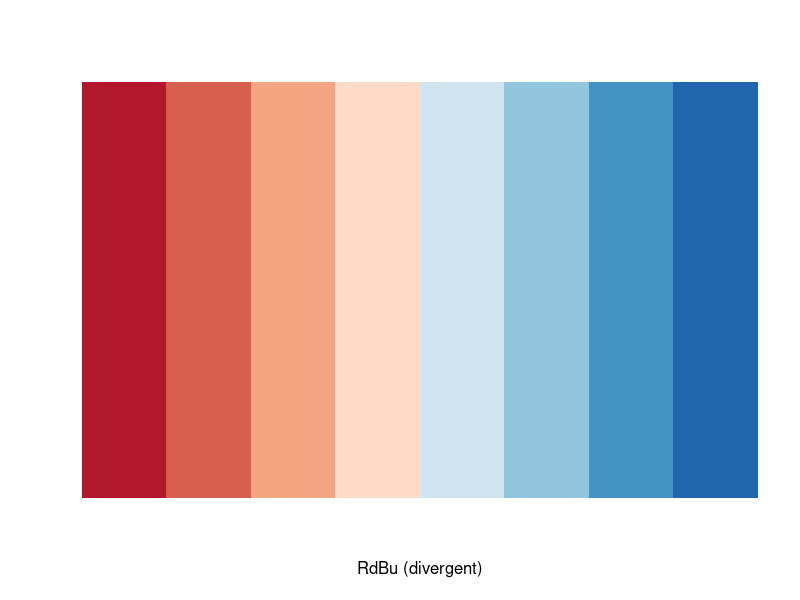
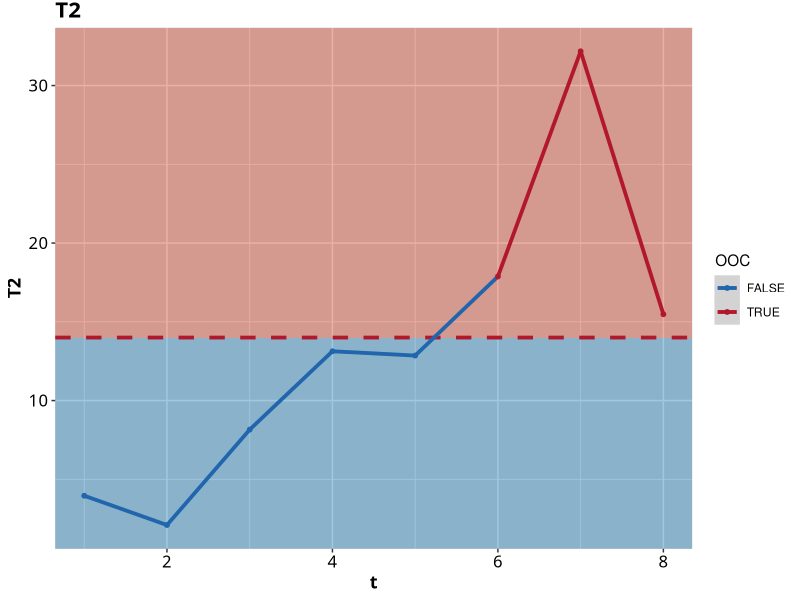
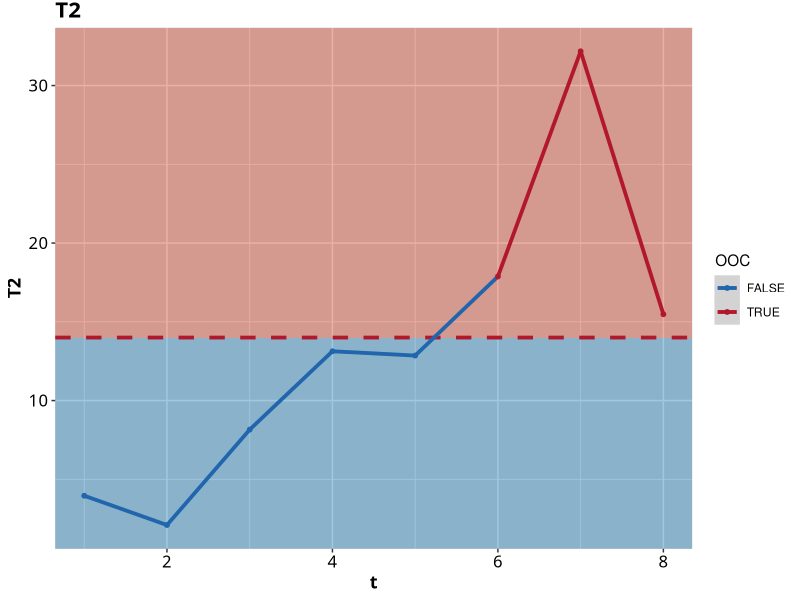

The R script that drew these images, in order:
setwd("~/Masters/Research/Main_Code")


library(ggplot2)
library(readr)
library(tidyr)
library(dplyr)
library(RColorBrewer)

MHWMA_ml_exmpl_data <- read_csv("results/pm/MHWMA_ml_exmpl_data.csv")

theme_main <- function(){ 
  font <- "CenturySch"   #assign font family up front
  
  theme_gray() %+replace%    #replace elements we want to change
    
    theme(
      
      #grid elements
      #panel.grid.major = element_blank(),    #strip major gridlines
      #panel.grid.minor = element_blank(),    #strip minor gridlines
      #axis.ticks = element_blank(),          #strip axis ticks
      
      #since theme_minimal() already strips axis lines, 
      #we don't need to do that again
      
      #text elements
      plot.title = element_text(             #title
        family = font,            #set font family
        size = 16,                #set font size
        face = 'bold',            #bold typeface
        hjust = 0,                #left align
        vjust = 2),               #raise slightly
      
      plot.subtitle = element_text(          #subtitle
        family = font,            #font family
        size = 14),               #font size
      
      plot.caption = element_text(           #caption
        family = font,            #font family
        size = 9,                 #font size
        hjust = 1),               #right align
      
      axis.title = element_text(             #axis titles
        family = font,            #font family
        size = 13,
        face="bold"),               #font size
      
      axis.text = element_text(              #axis text
        family = font,            #axis famuly
        size = 12),                #font size
      
      strip.text.x = element_text(
        size = 12,
        color = "white"
      ),
      strip.text.y = element_text(
        size = 12,
        angle = 270,
        color = "white"
      ),
      strip.background = element_rect(
        color="#4a6fcc", fill="#4a6fcc", size=0.7, linetype="solid"
      ),
      panel.background = element_rect(fill = "lightgrey",
                                      colour = "lightgrey",
                                      size = 0.5, linetype = "solid"),
      panel.grid.major = element_line(size = 0.5, linetype = 'solid',
                                      colour = "white"), 
      panel.grid.minor = element_line(size = 0.25, linetype = 'solid',
                                      colour = "white")
      
      #since the legend often requires manual tweaking 
      #based on plot content, don't define it here
    )
}

display.brewer.pal(n = 8, name = 'RdBu')
brewer.pal(n = 8, name = 'RdBu')

colours <- c("TRUE"="#B2182B","FALSE"="#2166AC")

mod_plot <- MHWMA_ml_exmpl_data %>%
  ggplot(aes(x=t,y=T2,col=OOC,group=1))+
  annotate("rect", xmin = -Inf, xmax = Inf, ymin = -Inf, ymax = 14, fill = "#4393C3", alpha = .5, color = NA)+
  annotate("rect", xmin = -Inf, xmax = Inf, ymin = 14, ymax = Inf, fill = "#D6604D", alpha = .5, color = NA)+
  geom_hline(yintercept = 14,col='#B2182B',linetype='dashed',size=1.3)+
  geom_text(aes(0,14,label = 'h=14', vjust = -1),col='#B2182B')+
  geom_path(size=1.3)+
  geom_point(size=1.3)+
  scale_color_manual(values = colours)+
  #facet_grid(rows = vars(Phi),cols = vars(Delta),scales = "free",labeller = label_parsed)+
  labs(title = "T2")+
  xlab('t')+
  xlim(1,8)+
  ylab('T2')+
  theme_main()

print(mod_plot)
ggsave(plot=mod_plot,
       filename= "modified_CED_compare_plot_univariate.png",
       path = "results/Plots",
       dpi=320,
       width=8.70,
       height=5.95,
)